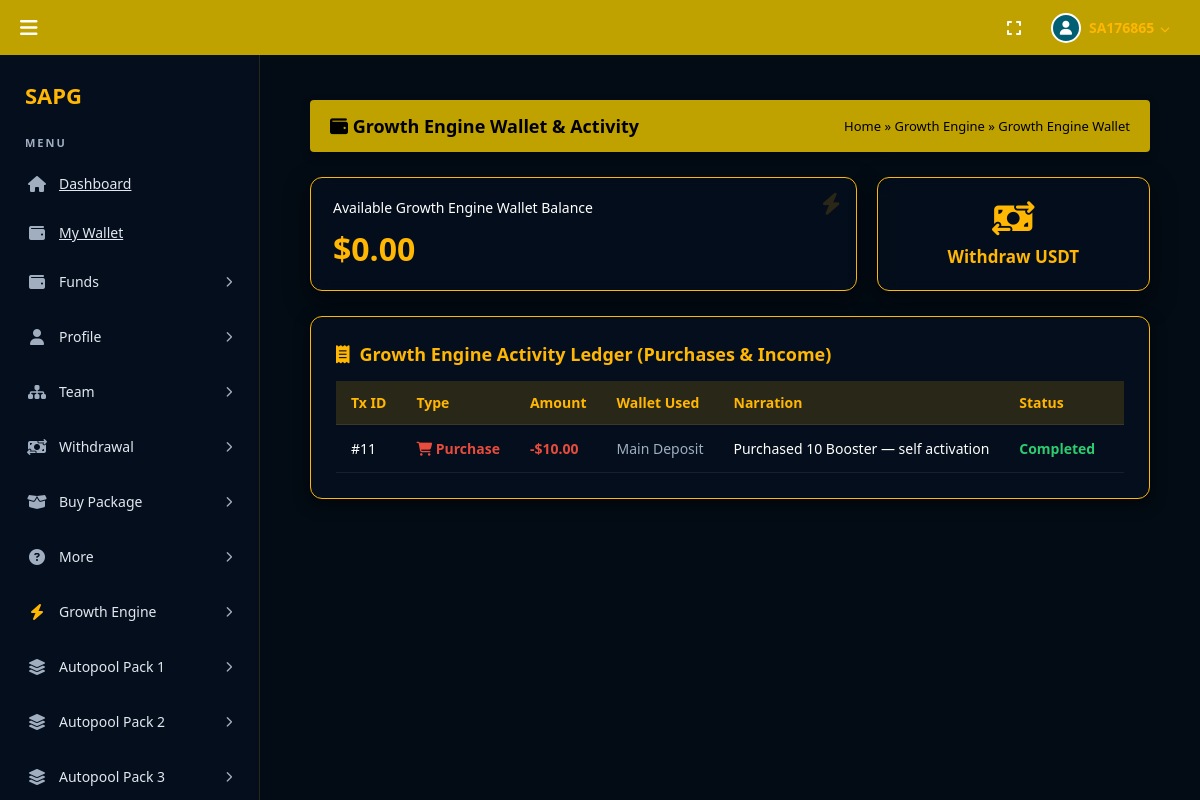
/UserPanel/boosterWallet.php (signed in), run on the app's committed database.
### tables this page shows
CREATE TABLE `transactions` (
  `id` int(11) NOT NULL AUTO_INCREMENT,
  `user_id` varchar(8) NOT NULL COMMENT 'The user this transaction belongs to',
  `transaction_type` enum('deposit','withdrawal','package_purchase','booster_purchase','autopool_income','sponsor_income','level_income','booster_income','reward_income','sponsor_income_held','sponsor_income_released','internal_transfer','admin_charge','company_revenue','company_sweep') NOT NULL,
  `amount` decimal(15,4) NOT NULL,
  `wallet_type` varchar(20) DEFAULT NULL COMMENT 'e.g. main_deposit, earnings_11, booster_10',
  `status` enum('Pending','Approved','Rejected','Held','Released','Completed') DEFAULT 'Completed',
  `narration` text NOT NULL COMMENT 'Human-readable description of the transaction',
  `related_user_id` varchar(8) DEFAULT NULL COMMENT 'The other party involved (sponsor, buyer, etc.)',
  `created_at` timestamp NOT NULL DEFAULT current_timestamp(),
  `blocked_by_user_id` varchar(8) DEFAULT NULL,
  PRIMARY KEY (`id`),
  KEY `idx_user` (`user_id`),
  KEY `idx_type` (`transaction_type`),
  KEY `idx_status` (`status`),
  KEY `idx_created` (`created_at`),
  KEY `idx_wallet` (`wallet_type`),
  KEY `idx_user_type` (`user_id`,`transaction_type`),
  KEY `idx_blocked_by` (`blocked_by_user_id`)
);

### UserPanel/boosterWallet.php (the view, shortened to what this page needs)
<?php
require_once '../libs/auth.php';
$user_id = $_SESSION['user_id'];
$stmtSummary = $pdo->prepare("SELECT booster_wallet, total_booster_income FROM user_financial_summary WHERE user_id = ?");
$stmtSummary->execute([$user_id]);
$summary = $stmtSummary->fetch(PDO::FETCH_ASSOC);
$boosterWallet = floatval($summary['booster_wallet'] ?? 0);
$stmtLedger = $pdo->prepare("SELECT * FROM transactions WHERE user_id = ? AND (wallet_type = 'booster_wallet' OR transaction_type IN ('booster_purchase', 'booster_income')) ORDER BY id DESC LIMIT 50");
$stmtLedger->execute([$user_id]);
$ledger = $stmtLedger->fetchAll(PDO::FETCH_ASSOC);
include '../includes/header.php';
?>
<div class="content-section active-view" style="padding: 20px; max-width: 1100px; margin: 0 auto;">
    <div class="profile-header-bar">
        <div class="profile-header-title">
            <i class="fa-solid fa-wallet"></i> Growth Engine Wallet & Activity
        </div>
        <div class="profile-breadcrumb">
            <a href="index.php">Home</a> &raquo; Growth Engine &raquo; Growth Engine Wallet
        </div>
    </div>
    <div style="display: grid; grid-template-columns: 2fr 1fr; gap: 20px; margin-bottom: 25px;">
        <div class="db-gold-card">
            <div class="db-card-label">Available Growth Engine Wallet Balance</div>
            <div class="db-card-value" style="font-size: 32px;">$<?php echo number_format($boosterWallet, 2); ?></div>
            <div class="db-card-watermark"><i class="fa-solid fa-bolt fa-2x"></i></div>
        </div>
        <a href="newWithdrawal" style="text-decoration: none;">
            <div class="db-action-btn" style="height: 100%; display: flex; flex-direction: column; justify-content: center; align-items: center; gap: 10px;">
                <i class="fa-solid fa-money-bill-transfer fa-2x"></i>
                <span>Withdraw USDT</span>
            </div>
        </a>
    </div>
    <div class="table-container" style="background: rgba(6, 17, 33, 0.75); border: 1px solid #ffb703; border-radius: 12px; padding: 25px;">
        <h3 style="color: #ffb703; margin-bottom: 15px; font-size: 18px; display: flex; align-items: center; gap: 10px;">
            <i class="fa-solid fa-receipt"></i> Growth Engine Activity Ledger (Purchases & Income)
        </h3>
        <div style="overflow-x: auto;">
            <table class="custom-table" style="width: 100%; border-collapse: collapse; font-size: 14px;">
                <thead>
                    <tr style="background: rgba(255, 183, 3, 0.15); color: #ffb703; height: 42px;">
                        <th>Tx ID</th>
                        <th>Type</th>
                        <th>Amount</th>
                        <th>Wallet Used</th>
                        <th>Narration</th>
                        <th>Status</th>
                        <th>Date & Time</th>
                    </tr>
                </thead>
                <tbody>
                    <?php if (empty($ledger)): ?>
                        <tr>
                            <td colspan="7" class="empty-row-msg">No booster purchases or income transactions recorded yet.</td>
                        </tr>
                    <?php else: ?>
                        <?php foreach ($ledger as $tx): ?>
                            <?php
                            $type = $tx['transaction_type'];
                            $walletType = $tx['wallet_type'] ?? '-';
                            $amount = floatval($tx['amount']);
                            if ($type === 'booster_income') {
                                $typeLabel = '<span style="color: #2ecc71; font-weight: bold;"><i class="fa-solid fa-arrow-down"></i> Income</span>';
                                $amountDisplay = '<span style="color: #2ecc71; font-weight: bold;">+$' . number_format($amount, 2) . '</span>';
                            } elseif ($type === 'booster_purchase') {
                                if ($walletType === 'auto_reentry') {
                                    $typeLabel = '<span style="color: #9b59b6; font-weight: bold;"><i class="fa-solid fa-arrows-rotate"></i> Auto Re-entry</span>';
                                    $amountDisplay = '<span style="color: #9b59b6; font-weight: bold;">$' . number_format($amount, 2) . '</span>';
                                } else {
                                    $typeLabel = '<span style="color: #e74c3c; font-weight: bold;"><i class="fa-solid fa-cart-shopping"></i> Purchase</span>';
                                    $amountDisplay = '<span style="color: #e74c3c; font-weight: bold;">-$' . number_format($amount, 2) . '</span>';
                                }
                            } else {
                                $typeLabel = '<span style="color: #ffb703; font-weight: bold;">' . htmlspecialchars(ucwords(str_replace('_', ' ', $type))) . '</span>';
                                $amountDisplay = '<span style="color: #ffb703; font-weight: bold;">$' . number_format($amount, 2) . '</span>';
                            }
                            ?>
                            <tr style="border-bottom: 1px solid rgba(255,255,255,0.05); height: 48px;">
                                <td>#<?php echo htmlspecialchars($tx['id']); ?></td>
                                <td><?php echo $typeLabel; ?></td>
                                <td><?php echo $amountDisplay; ?></td>
                                <td><span style="color: #a0aec0; text-transform: capitalize;"><?php echo htmlspecialchars(str_replace('_', ' ', $walletType)); ?></span></td>
                                <td><?php echo htmlspecialchars($tx['narration']); ?></td>
                                <td><span style="color: #2ecc71; font-weight: bold;"><?php echo htmlspecialchars($tx['status']); ?></span></td>
                                <td style="color: #a0aec0; font-size: 13px;"><?php echo date('d M Y, h:i A', strtotime($tx['created_at'])); ?></td>
                            </tr>
                        <?php endforeach; ?>
                    <?php endif; ?>
                </tbody>
            </table>
        </div>
    </div>
</div>
<?php include '../includes/footer.php'; ?>

### includes/header.php (style rules this page uses)
* { margin: 0; padding: 0; box-sizing: border-box; font-family: 'Segoe UI', Tahoma, Geneva, Verdana, sans-serif; }
body { overflow: hidden; background-color: #030b14; color: #fff; display: flex; flex-direction: column; height: 100vh; height: 100dvh; width: 100vw; }
.profile-header-bar { background: #bfa100; padding: 14px 20px; border-radius: 4px; display: flex; justify-content: space-between; align-items: center; margin-bottom: 25px; box-shadow: 0 4px 10px rgba(0, 0, 0, 0.3); }
.profile-header-title { color: #000; font-size: 18px; font-weight: bold; }
.profile-breadcrumb { font-size: 13px; color: #000; font-weight: 500; }
.profile-breadcrumb a { color: #000; text-decoration: none; }
.content-section { display: none; }
.content-section.active-view { display: block; }
.db-action-btn { background: rgba(6, 17, 33, 0.55); backdrop-filter: blur(10px); -webkit-backdrop-filter: blur(10px); color: #ffb703; text-align: center; padding: 18px; font-weight: bold; font-size: 17px; border-radius: 12px; border: 1px solid #ffb703; cursor: pointer; box-shadow: 0 10px 25px rgba(0, 0, 0, 0.5); transition: transform 0.15s ease, box-shadow 0.15s ease; }
.db-gold-card { background: rgba(6, 17, 33, 0.55); backdrop-filter: blur(10px); border: 1px solid #ffb703; border-radius: 12px; padding: 20px 22px; display: flex; flex-direction: column; justify-content: space-between; min-height: 110px; position: relative; box-shadow: 0 10px 25px rgba(0, 0, 0, 0.5); }
.db-card-label { font-size: 14px; color: #ffffff; font-weight: 500; }
.db-card-value { font-size: 26px; font-weight: bold; color: #ffb703; margin-top: 10px; }
.db-card-watermark { position: absolute; top: 15px; right: 15px; opacity: 0.15; max-width: 50px; font-size: 11px; font-weight: bold; color: #ffb703; text-align: right; line-height: 1.1; }
.table-container { background: rgba(6, 17, 33, 0.6); backdrop-filter: blur(15px); border: 1px solid #ffb703; border-radius: 8px; padding: 20px; box-shadow: 0 5px 15px rgba(0, 0, 0, 0.5); overflow-x: auto; }
.custom-table { width: 100%; border-collapse: collapse; text-align: left; font-size: 14px; }
.custom-table thead tr { background: #ffffff; color: #000000; font-weight: 600; }
.custom-table th, .custom-table td { padding: 12px 15px; border-bottom: 1px solid rgba(255, 255, 255, 0.08); white-space: nowrap; }
.custom-table tbody tr { transition: background 0.2s; }

### data on the page
transactions: id "11", shows "Purchase", amount "10.00", wallet_type "Main Deposit", narration "Purchased 10 Booster — self activation", status "Completed"

### other printed values
$_SESSION['user_id'] "SA176865"
$env['SITE_NAME'] "SAPG"
$boosterWallet "0.00"
